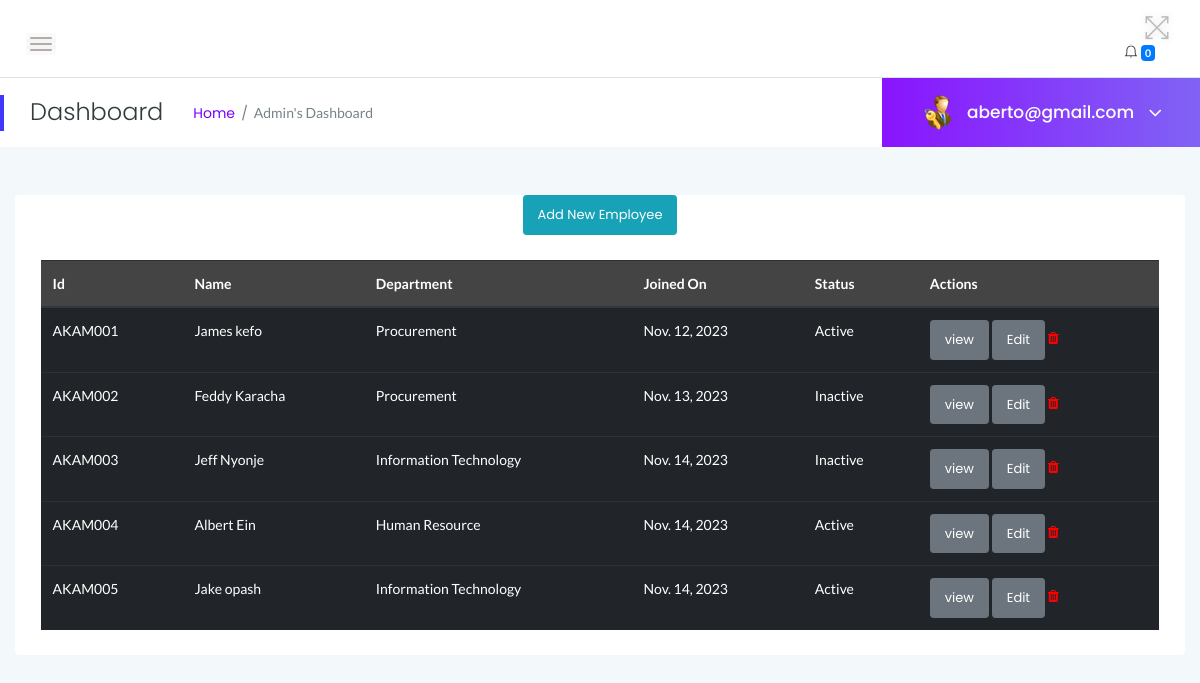
Page /myadmin/employees/ (signed in) on the earlier database version.
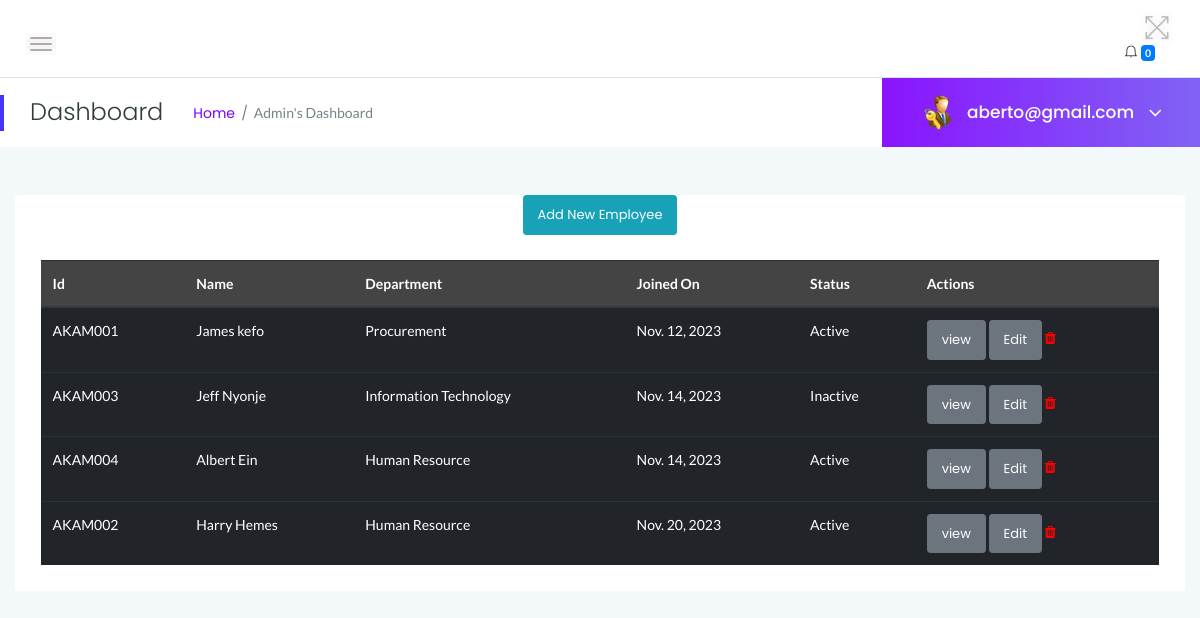
Same page on the later database version.
### myadmin/models.py (models this page shows, shortened)
class Employee(models.Model):
    user = models.OneToOneField(User, on_delete=models.CASCADE, default=None)
    empcode = models.CharField(max_length=10, primary_key=True)
    firstName = models.CharField(max_length=100)
    lastName = models.CharField(max_length=100)
    email = models.EmailField()
    password = models.CharField(max_length=255)
    employee_type = models.CharField(
        max_length=10,
        choices=UN_CHOICES,
        default='Non-Union'
    )
    gender = models.CharField(
        max_length=10,
        choices=GENDER_CHOICES,
        default='Male'
    )
    dob = models.DateField(auto_now_add=True)
    department = models.ForeignKey(Department, on_delete=models.CASCADE)
    address = models.CharField(max_length=255, default="80100")
    city = models.CharField(max_length=100, default="Mombasa")
    country = models.CharField(max_length=100)
    mobileno = models.CharField(max_length=10)
    status = models.CharField(
        max_length=10,
        choices=EMP_CHOICES,
        default='Active'
    )
    CreationDate = models.DateField(auto_now_add=True)

class Department(models.Model):
    department_name = models.CharField(max_length=255)
    department_shortname = models.CharField(max_length=50)
    department_code = models.CharField(max_length=10)
    CreationDate = models.DateField(auto_now_add=True)
    def __str__(self):
        return self.department_name

### myadmin/views.py (the view)
# urls.py: path('employees/', views.employees, name='employees'),
@login_required
def employees(request):
    if not request.user.is_authenticated:
        return redirect('admin_login')  # Redirect to the appropriate URL
    msg = None
    if request.method == 'GET':
        if 'inid' in request.GET:
            id = request.GET.get('inid')
            status = "Inactive"
            employee = Employee.objects.get(id=id)
            employee.Status = status
            employee.save()
            return redirect('employees')
        if 'id' in request.GET:
            id = request.GET.get('id')
            status = "Active"
            employee = Employee.objects.get(id=id)
            employee.Status = status
            employee.save()
            return redirect('employees')
    employees = Employee.objects.all()
    context = {
        'employees': employees,
        'msg': msg
    }
    return render(request, 'admin/employees.html', context)

### myadmin/templates/admin/employees.html (shortened to what this page needs)
{% extends 'admin/main.html' %}
{% block content %}
 <center><a href="{% url 'myadmin:add_employee' %}" class="btn btn-sm btn-info">Add New Employee</a></center>
                        <div class="card-body">
                            <div class="data-tables datatable-dark">
<table class="table table-dark table-borderless mb-0">
  <thead>
    <tr>
      <th scope="col">Id</th>
      <th scope="col">Name</th>
      <th scope="col">Department</th>
      <th scope="col">Joined On</th>
      <th scope="col">Status</th>
      <th scope="col">Actions</th>
    </tr>
  </thead>
  <tbody>
    {% for employee in employees %}
    <tr>
      <td scope="row">{{ employee.empcode }}</td>
      <td>{{ employee.firstName }} {{ employee.lastName }}</td>
      <td>{{ employee.department }}</td>
      <td>{{ employee.CreationDate }}</td>
      <td>{{ employee.status }}</td>
      <td>
          <a href="{% url 'myadmin:view_employee' employee.empcode   %}" class="btn btn-secondary btn-sm">view</a>
          <a href="{% url 'myadmin:update_employee' employee.empcode   %}" class="btn btn-secondary btn-sm">Edit</a>
          <a href="{% url 'myadmin:delete_employee' %}?del={{ employee.empcode }}" onclick="return confirm('Do you want to delete?')">
                                                        <i class="fa fa-trash" style="color:red"></i>
                                                    </a>
      </td>
    </tr>
    {% endfor %}
  </tbody>
</table>
{% endblock content %}

Differences in the rows shown:
removed Employee: empcode "AKAM005", firstName "Jake", lastName "opash", department "Information Technology", CreationDate "Nov. 14, 2023", status "Active"
changed Employee "AKAM002": firstName "Feddy" → "Harry"; lastName "Karacha" → "Hemes"; department "Procurement" → "Human Resource"; CreationDate "Nov. 13, 2023" → "Nov. 20, 2023"; status "Inactive" → "Active"; moves down the list
